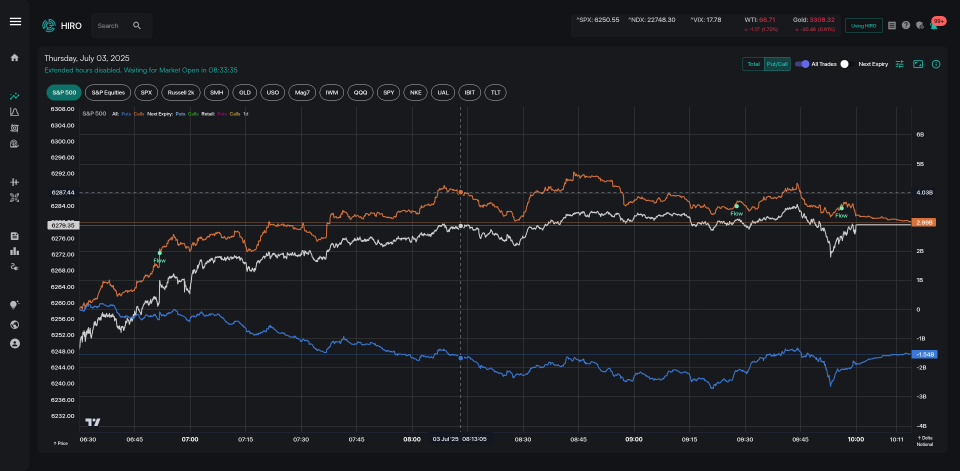
#> input picture api/tests/20250707-045626-SP500.png, 1920 x 941 px (shown at 1/2 size)
$ python -i image_analysis_service.py   (imports and definitions only)
#> lines starting #> are read from the running program, lines starting #| are printed output that depends on the picture; after the words box and inside, x2 and y2 are one past the last pixel; in counts of white or black regions, pixels touching at a corner belong together
"""
Image analysis service for detecting line intersections in SpotGamma charts
"""
import cv2
import numpy as np
from typing import List, Tuple
from fastapi import HTTPException, UploadFile


class ImageAnalysisService:
    """Service for analyzing chart images and detecting line intersections"""

    def __init__(self):
        # Color definitions in RGB
        self.orange_rgb = (216, 114, 58)
        self.blue_rgb = (58, 121, 216)

        # Convert to BGR for OpenCV
        self.orange_bgr = np.uint8([[[self.orange_rgb[2], self.orange_rgb[1], self.orange_rgb[0]]]])
        self.blue_bgr = np.uint8([[[self.blue_rgb[2], self.blue_rgb[1], self.blue_rgb[0]]]])

        # Convert to HSV for color detection
        self.orange_hsv = cv2.cvtColor(self.orange_bgr, cv2.COLOR_BGR2HSV)[0, 0]
        self.blue_hsv = cv2.cvtColor(self.blue_bgr, cv2.COLOR_BGR2HSV)[0, 0]

        # Tolerance for color detection
        self.tolerance = {"hue": 10, "saturation": 80, "value": 80}

        # Calculate color ranges
        self._calculate_color_ranges()

    def _calculate_color_ranges(self) -> None:
        """Calculate HSV color ranges for orange and blue"""
        dh, ds, dv = self.tolerance["hue"], self.tolerance["saturation"], self.tolerance["value"]

        # Orange color range
        self.lower_orange = np.array([
            max(0, self.orange_hsv[0] - dh),
            max(0, self.orange_hsv[1] - ds),
            max(0, self.orange_hsv[2] - dv),
        ], dtype=np.uint8)

        self.upper_orange = np.array([
            min(179, self.orange_hsv[0] + dh),
            255,
            255,
        ], dtype=np.uint8)

        # Blue color range
        self.lower_blue = np.array([
            max(0, self.blue_hsv[0] - dh),
            max(0, self.blue_hsv[1] - ds),
            max(0, self.blue_hsv[2] - dv),
        ], dtype=np.uint8)

        self.upper_blue = np.array([
            min(179, self.blue_hsv[0] + dh),
            255,
            255,
        ], dtype=np.uint8)

    def load_image_from_upload(self, file: UploadFile) -> np.ndarray:
        """Load image from FastAPI UploadFile"""
        data = file.file.read()
        img = cv2.imdecode(np.frombuffer(data, np.uint8), cv2.IMREAD_COLOR)
        if img is None:
            raise HTTPException(status_code=400, detail=f"Cannot decode image {file.filename}")
        return img

    def create_color_mask(self, hsv: np.ndarray, color: str) -> np.ndarray:
        """Create binary mask for specified color"""
        if color == 'orange':
            return cv2.inRange(hsv, self.lower_orange, self.upper_orange)
        elif color == 'blue':
            return cv2.inRange(hsv, self.lower_blue, self.upper_blue)
        else:
            raise ValueError(f"Unsupported color: {color!r}. Use 'orange' or 'blue'.")

    def extract_line_segments(self, mask: np.ndarray) -> List[Tuple[Tuple[int, int], Tuple[int, int]]]:
        """Extract line segments from binary mask using HoughLinesP"""
        # Clean up the mask
        kernel = cv2.getStructuringElement(cv2.MORPH_RECT, (3, 3))
        mask = cv2.morphologyEx(mask, cv2.MORPH_CLOSE, kernel, iterations=2)

        # Detect lines using Probabilistic Hough Transform
        lines = cv2.HoughLinesP(
            mask,
            rho=1,
            theta=np.pi / 180,
            threshold=25,
            minLineLength=20,
            maxLineGap=8
        )

        if lines is None:
            return []

        segments = [((x1, y1), (x2, y2)) for [[x1, y1, x2, y2]] in lines]

        # Filter out very short segments and merge nearby segments
        filtered_segments = []
        for segment in segments:
            length = self._distance(segment[0], segment[1])
            if length > 15:  # Only keep segments longer than 15 pixels
                filtered_segments.append(segment)

        return filtered_segments

    def _ccw(self, A: Tuple[int, int], B: Tuple[int, int], C: Tuple[int, int]) -> bool:
        """Test if points A, B, C are listed in counter-clockwise order"""
        return (C[1] - A[1]) * (B[0] - A[0]) > (B[1] - A[1]) * (C[0] - A[0])

    def _segments_intersect(self, s1: Tuple[Tuple[int, int], Tuple[int, int]],
                           s2: Tuple[Tuple[int, int], Tuple[int, int]]) -> bool:
        """Check if two line segments intersect, excluding shared endpoints"""
        A, B = s1
        C, D = s2

        # Check if segments share an endpoint (avoid false positives)
        if A == C or A == D or B == C or B == D:
            return False

        # Check if endpoints are too close (within 5 pixels)
        min_distance = 5
        if (self._distance(A, C) < min_distance or self._distance(A, D) < min_distance or
            self._distance(B, C) < min_distance or self._distance(B, D) < min_distance):
            return False

        return (self._ccw(A, C, D) != self._ccw(B, C, D)) and (self._ccw(A, B, C) != self._ccw(A, B, D))

    def _distance(self, p1: Tuple[int, int], p2: Tuple[int, int]) -> float:
        """Calculate Euclidean distance between two points"""
        return np.sqrt((p1[0] - p2[0])**2 + (p1[1] - p2[1])**2)

    def detect_line_crossing(self, img: np.ndarray, color1: str = "orange", color2: str = "blue") -> bool:
        """Detect if lines of color1 cross lines of color2"""
        # Convert to HSV for better color detection
        hsv = cv2.cvtColor(img, cv2.COLOR_BGR2HSV)

        # Create masks for both colors
        mask1 = self.create_color_mask(hsv, color1)
        mask2 = self.create_color_mask(hsv, color2)

        # Extract line segments
        segments1 = self.extract_line_segments(mask1)
        segments2 = self.extract_line_segments(mask2)

        # Check for intersections
        for s1 in segments1:
            for s2 in segments2:
                if self._segments_intersect(s1, s2):
                    print(f">>> Line intersection detected: {s1} crosses {s2}")
                    return True

        return False

    def analyze_chart_crossing(self, img1: UploadFile, img2: UploadFile) -> dict:
        """Analyze both charts for line crossings"""
        # Load images
        image1 = self.load_image_from_upload(img1)
        img1.file.close()

        image2 = self.load_image_from_upload(img2)
        img2.file.close()

        # Detect crossings
        crossing1 = self.detect_line_crossing(image1)
        crossing2 = self.detect_line_crossing(image2)

        return {
            img1.filename: crossing1,
            img2.filename: crossing2
        }

>>> import cv2
>>> picture = cv2.imread('../../tests/20250707-045626-SP500.png')
#> picture is the input picture: shape (941, 1920, 3); mean B, G, R 32.6, 28.7, 26.7
>>> result = ImageAnalysisService().detect_line_crossing(picture)
#> in detect_line_crossing, `hsv = cv2.cvtColor(img, cv2.COLOR_BGR2HSV)`: hsv: shape (941, 1920, 3); mean H, S, V 106.7, 54.2, 33.4
#> in create_color_mask, `return cv2.inRange(hsv, self.lower_orange, self.upper_orange)`:
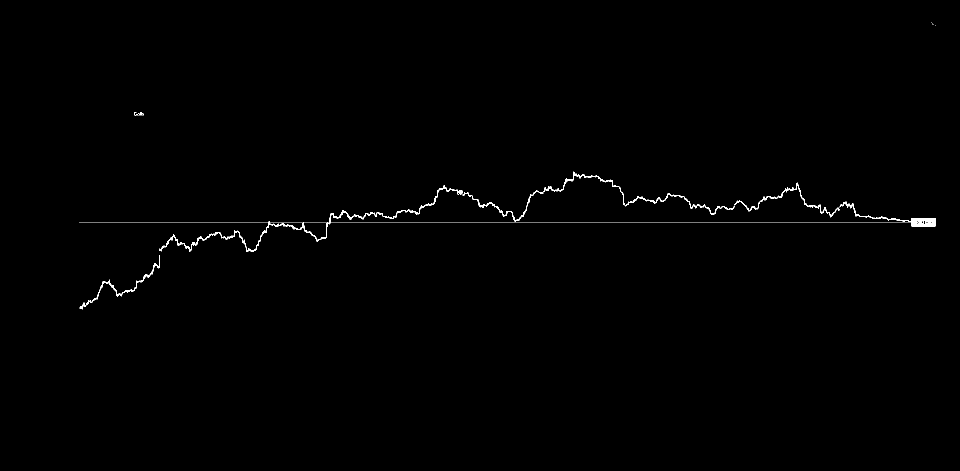
#> returned value: shape (941, 1920) (shown at 1/2 size); 0.43% white in thin lines or dots, all inside (x1, y1, x2, y2) = (159, 45, 1872, 619)
#> call 2 of create_color_mask, with color = 'blue'
#> in create_color_mask (call 2), `return cv2.inRange(hsv, self.lower_blue, self.upper_blue)`:
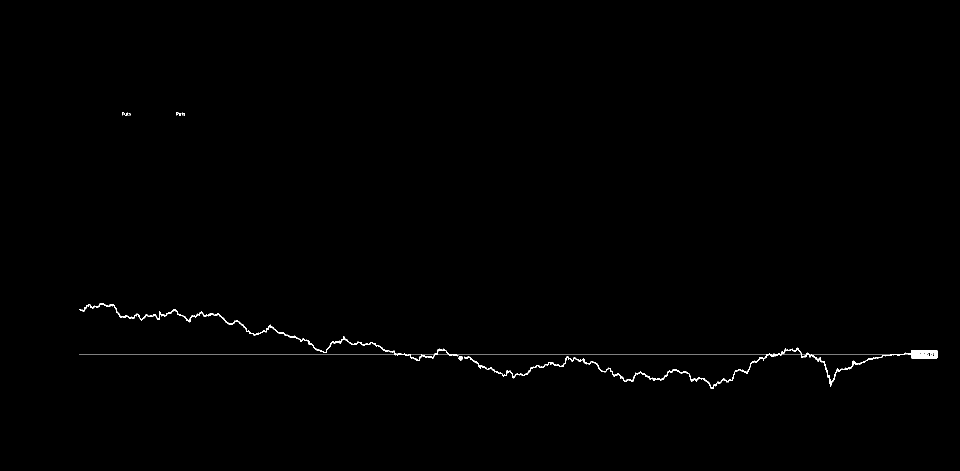
#> returned value: shape (941, 1920) (shown at 1/2 size); 0.38% white in thin lines or dots, all inside (x1, y1, x2, y2) = (159, 224, 1875, 778)
#> in extract_line_segments, `mask = cv2.morphologyEx(mask, cv2.MORPH_CLOSE, kernel, iterations=2)`:
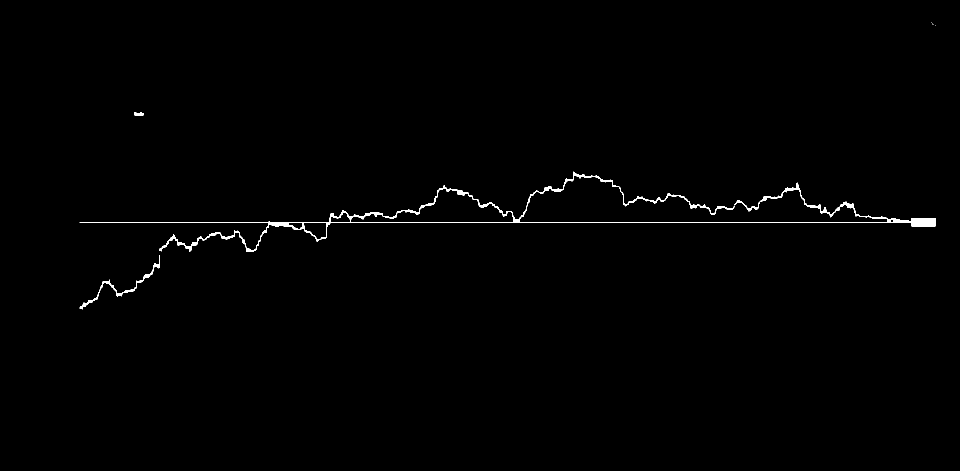
#> mask: shape (941, 1920) (shown at 1/2 size); 0.57% white; 6 white regions (3 under 20 px), largest, box (x1, y1, x2, y2) and area: (159, 343, 1872, 504) 9303, (159, 510, 320, 619) 896, (268, 224, 288, 231) 109
#> in extract_line_segments, `lines = cv2.HoughLinesP( mask, rho=1, theta=np.pi / 180, threshold=25,..`: lines = 127 rows, first 6: [159, 444, 1871, 444], [1641, 425, 1666, 427], [1380, 412, 1412, 414], [730, 428, 765, 428], [1379, 409, 1410, 411], [1609, 408, 1651, 415]
#> in extract_line_segments, `segments = [((x1, y1), (x2, y2)) for [[x1, y1, x2, y2]] in lines]`: segments = 127 items
#> the loop in extract_line_segments, `for segment in segments:` made 127 passes
#> (segment, length) on passes 1 to 12: (((159, 444), (1871, 444)), 1712), (((1641, 425), (1666, 427)), 25.08), (((1380, 412), (1412, 414)), 32.06), (((730, 428), (765, 428)), 35), (((1379, 409), (1410, 411)), 31.06), (((1609, 408), (1651, 415)), 42.58), (((1146, 349), (1182, 354)), 36.35), (((1774, 443), (1871, 443)), 97), (((914, 386), (937, 387)), 23.02), (((797, 422), (839, 422)), 42), (((1823, 436), (1871, 440)), 48.17), (((1823, 438), (1869, 440)), 46.04)
#> length on passes 61 to 66: 29, 21.21, 20, 53.46, 34.06, 21.21
#> in extract_line_segments (call 2), `mask = cv2.morphologyEx(mask, cv2.MORPH_CLOSE, kernel, iterations=2)`:
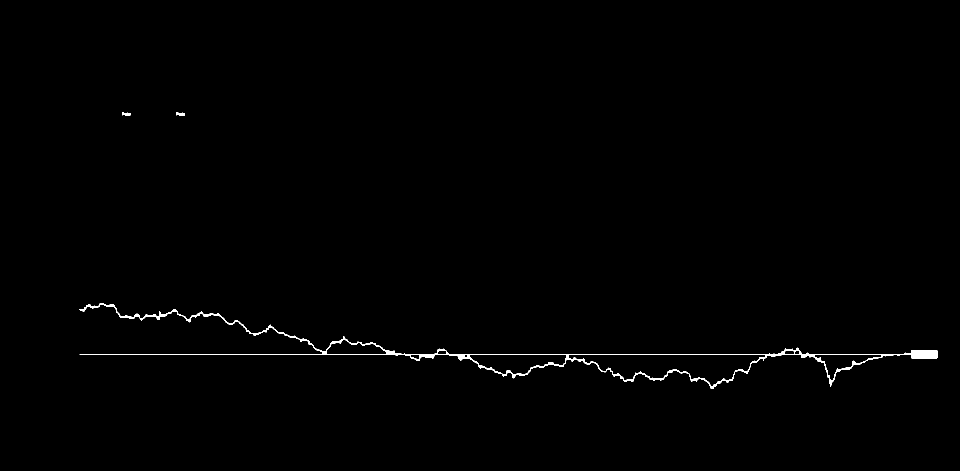
#> mask: shape (941, 1920) (shown at 1/2 size); 0.5% white; 3 white regions, box (x1, y1, x2, y2) and area: (159, 606, 1875, 778) 8940, (352, 224, 370, 231) 90, (244, 224, 262, 231) 89
#> in extract_line_segments (call 2), `lines = cv2.HoughLinesP( mask, rho=1, theta=np.pi / 180, threshold=25,..`: lines = 112 rows, first 6: [159, 708, 1874, 708], [1823, 710, 1874, 710], [897, 709, 938, 709], [1823, 714, 1874, 714], [1823, 715, 1874, 715], [839, 710, 866, 716]
#> in extract_line_segments (call 2), `segments = [((x1, y1), (x2, y2)) for [[x1, y1, x2, y2]] in lines]`: segments = 112 items
#> the loop in extract_line_segments (call 2), `for segment in segments:` made 112 passes
#> (segment, length) on passes 1 to 12: (((159, 708), (1874, 708)), 1715), (((1823, 710), (1874, 710)), 51), (((897, 709), (938, 709)), 41), (((1823, 714), (1874, 714)), 51), (((1823, 715), (1874, 715)), 51), (((839, 710), (866, 716)), 27.66), (((1823, 713), (1874, 712)), 51.01), (((1809, 706), (1873, 700)), 64.28), (((1443, 760), (1463, 761)), 20.02), (((957, 732), (984, 737)), 27.46), (((917, 716), (941, 716)), 24), (((698, 685), (737, 689)), 39.2)
#> length on passes 61 to 66: 31, 22, 24.33, 23.02, 22, 20.1
#> the loop in detect_line_crossing, `for s1 in segments1:` made 127 passes
#> s1 on passes 2 to 13: ((1641, 425), (1666, 427)), ((1380, 412), (1412, 414)), ((730, 428), (765, 428)), ((1379, 409), (1410, 411)), ((1609, 408), (1651, 415)), ((1146, 349), (1182, 354)), ((1774, 443), (1871, 443)), ((914, 386), (937, 387)), ((797, 422), (839, 422)), ((1823, 436), (1871, 440)), ((1823, 438), (1869, 440)), ((999, 423), (1023, 423))

$ run again, on api/tests/20250707-045626-SPEquities.png
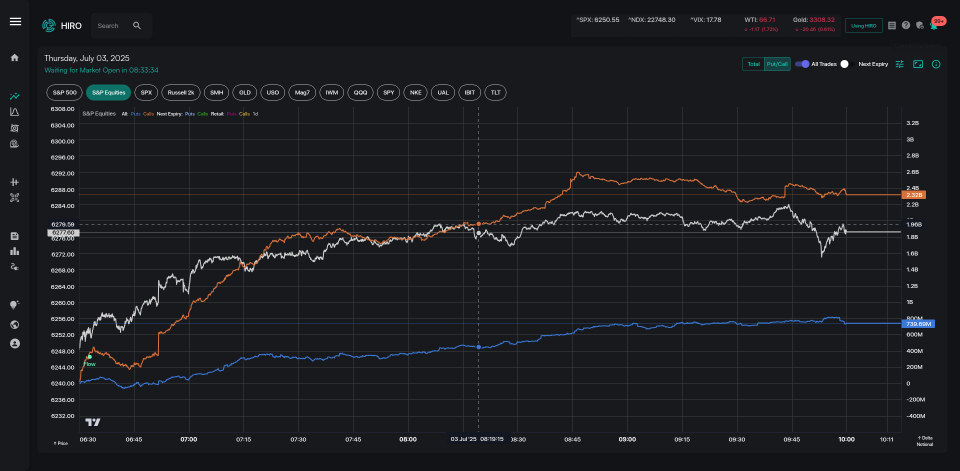
#> input picture api/tests/20250707-045626-SPEquities.png, 1920 x 941 px (shown at 1/2 size)
#> picture is the input picture: shape (941, 1920, 3); mean B, G, R 32.7, 28.9, 26.9
#> hsv: shape (941, 1920, 3); mean H, S, V 106, 53.6, 33.5
#> in create_color_mask, `return cv2.inRange(hsv, self.lower_orange, self.upper_orange)`:
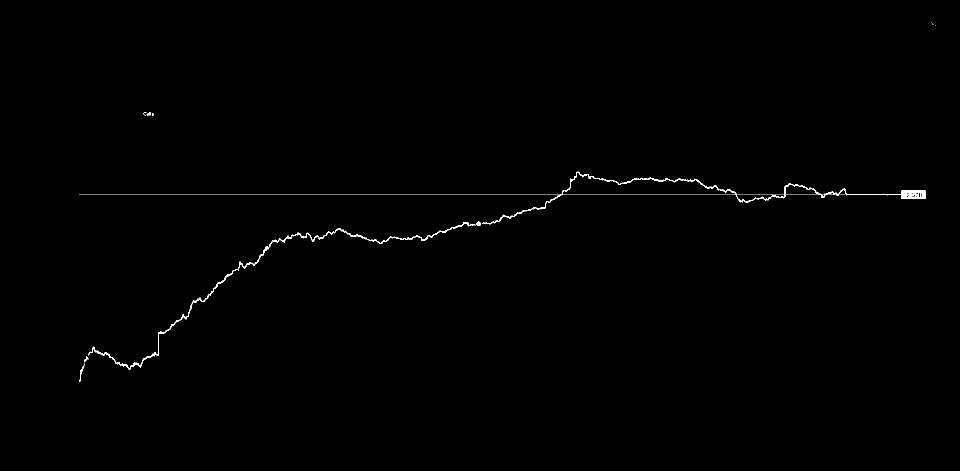
#> returned value: shape (941, 1920) (shown at 1/2 size); 0.36% white in thin lines or dots, all inside (x1, y1, x2, y2) = (159, 45, 1872, 764)
#> mask: shape (941, 1920); 0.47% white; 6 white regions (3 under 20 px), largest, box (x1, y1, x2, y2) and area: (159, 343, 1852, 740) 8231, (159, 712, 177, 764) 122, (287, 224, 307, 231) 111
#> lines = 112 rows, first 6: [159, 389, 1851, 389], [1803, 384, 1851, 386], [1803, 386, 1851, 388], [1803, 383, 1851, 385], [803, 479, 837, 472], [874, 465, 910, 456]
#> segments = 112 items
#> the loop in extract_line_segments, `for segment in segments:` made 112 passes
#> (segment, length) on passes 1 to 8: (((159, 389), (1851, 389)), 1692), (((1803, 384), (1851, 386)), 48.04), (((1803, 386), (1851, 388)), 48.04), (((1803, 383), (1851, 385)), 48.04), (((803, 479), (837, 472)), 34.71), (((874, 465), (910, 456)), 37.11), (((1032, 428), (1074, 416)), 43.68), (((1268, 357), (1330, 360)), 62.07)
#> in extract_line_segments (call 2), `mask = cv2.morphologyEx(mask, cv2.MORPH_CLOSE, kernel, iterations=2)`:
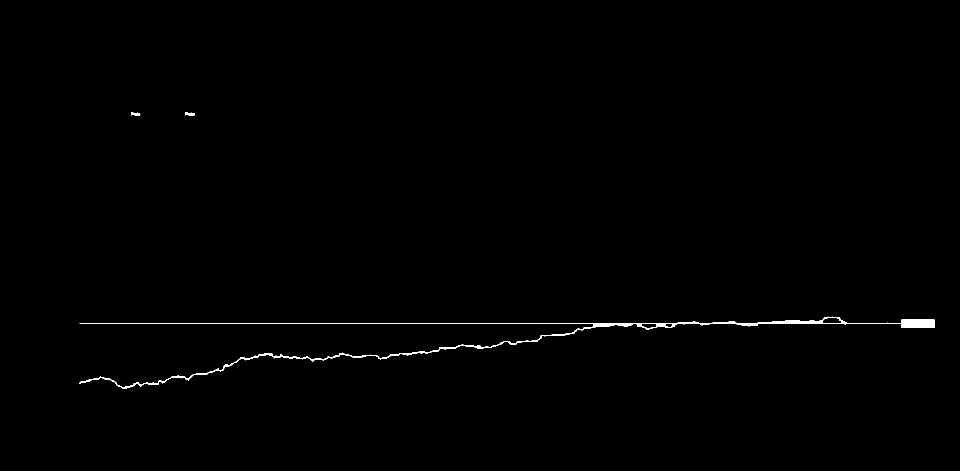
#> mask: shape (941, 1920) (shown at 1/2 size); 0.43% white; 3 white regions, box (x1, y1, x2, y2) and area: (159, 633, 1870, 778) 7643, (371, 224, 389, 231) 90, (263, 224, 281, 231) 84
#> lines = 107 rows, first 6: [159, 647, 1869, 647], [1514, 646, 1645, 646], [1515, 645, 1645, 645], [1473, 648, 1515, 648], [1186, 649, 1283, 649], [1540, 644, 1645, 644]
#> segments = 107 items
#> the loop in extract_line_segments (call 2), `for segment in segments:` made 107 passes
#> (segment, length) on passes 1 to 8: (((159, 647), (1869, 647)), 1710), (((1514, 646), (1645, 646)), 131), (((1515, 645), (1645, 645)), 130), (((1473, 648), (1515, 648)), 42), (((1186, 649), (1283, 649)), 97), (((1540, 644), (1645, 644)), 105), (((1186, 650), (1262, 650)), 76), (((1805, 655), (1869, 652)), 64.07)
#> the loop in detect_line_crossing, `for s1 in segments1:` made 12 passes
#> s1 on passes 2 to 9: ((1803, 384), (1851, 386)), ((1803, 386), (1851, 388)), ((1803, 383), (1851, 385)), ((803, 479), (837, 472)), ((874, 465), (910, 456)), ((1032, 428), (1074, 416)), ((1268, 357), (1330, 360)), ((935, 449), (990, 445))
#> (printed output is left out)
